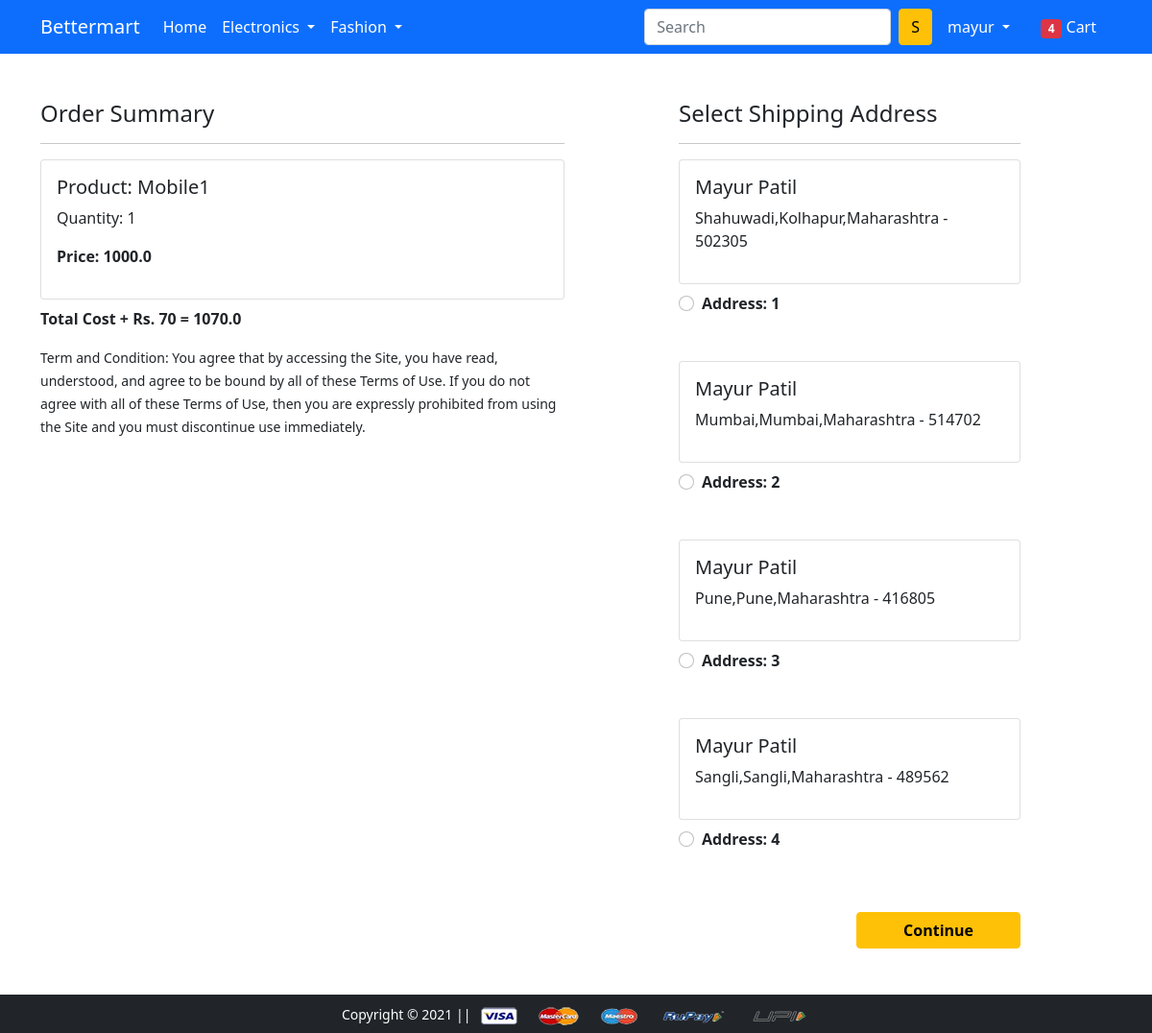
Before: /checkout/ (signed in) with the older database file.
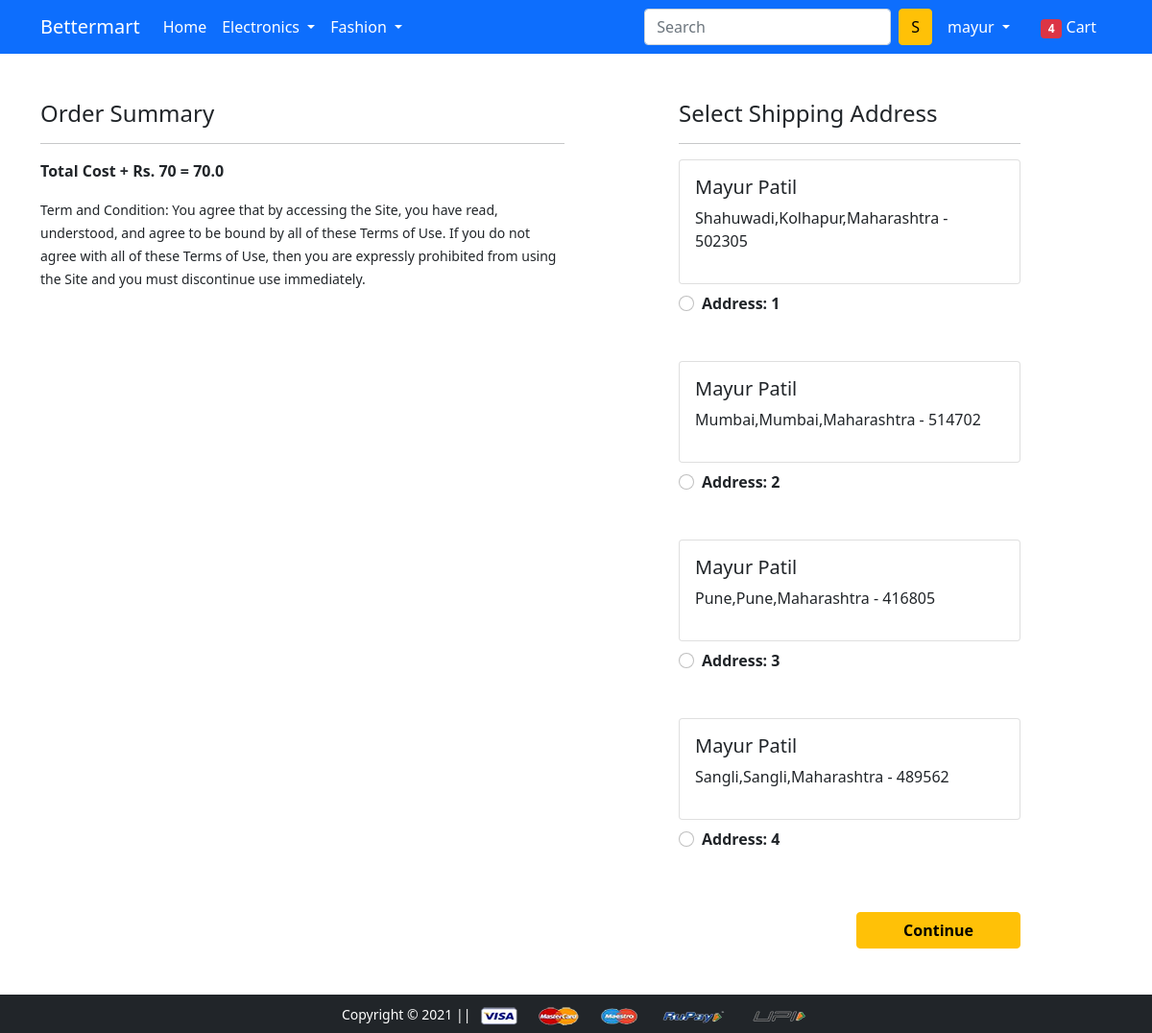
After: the same page with the newer database file.
### app/models.py (models this page shows, shortened)
class Cart(models.Model):
    user = models.ForeignKey(User, on_delete=models.CASCADE)
    product = models.ForeignKey(Product, on_delete=models.CASCADE)
    quantity = models.PositiveIntegerField(default=1)
    @property
    def total_cost(self):
        return self.quantity * self.product.discounted_price

class Product(models.Model):
    title = models.CharField(max_length=100)
    selling_price = models.FloatField()
    discounted_price = models.FloatField()
    description = models.TextField()
    brand = models.CharField(max_length=100)
    category = models.CharField(choices=CATEGORY_CHOICES, max_length=2)
    product_image = models.ImageField(upload_to='productimg')

class Customer(models.Model):
    user = models.ForeignKey(User, on_delete=models.CASCADE)
    name = models.CharField(max_length=200)
    locality = models.CharField(max_length=200)
    city = models.CharField(max_length=200)
    zipcode = models.IntegerField()
    state = models.CharField(choices=STATE_CHOICES, max_length=50)

### app/views.py (the view)
# urls.py: path('checkout/', views.checkout, name='checkout'),
@login_required
def checkout(request):
    user = request.user
    add = Customer.objects.filter(user=user)
    cart_items = Cart.objects.filter(user=user)
    amount = 0.0
    shipping_amount = 70.0
    cart_product = [p for p in Cart.objects.all() if p.user == request.user]
    if cart_product:
        for p in cart_product:
            tempamount = (p.quantity * p.product.discounted_price)
            amount += tempamount
    totalamount = amount + shipping_amount
    return render(request, 'app/checkout.html', {'add': add, 'totalamount': totalamount, 'cart_items': cart_items})

### app/templates/app/checkout.html (shortened to what this page needs)
{% extends 'app/base.html' %}
{% load static %}
{% block main-content %}
<div class="container">
    <div class="main">
    <div class="row mt-5">
        <div class="col-sm-6">
            <h4>Order Summary</h4>
            <hr>
            {% for item in cart_items %}
            <div class="card mb-2">
                <div class="card-body">
                    <h5>Product: {{item.product.title}}</h5>
                    <p>Quantity: {{item.quantity}}</p>
                    <p class="fw-bold">Price: {{item.total_cost}}</p>
                </div>
            </div>
            {% endfor %}
            <p class="fw-bold">Total Cost + Rs. 70 = {{totalamount}}</p>
            <small>Term and Condition: You agree that by accessing the Site, you have read, understood, and agree to be
                bound by all of these Terms of Use. If you do not agree with all of these Terms of Use, then you are
                expressly prohibited from using the Site and you must discontinue use immediately. </small>
        </div>
        <div class="col-sm-4 offset-sm-1">
            <h4>Select Shipping Address</h4>
            <hr>
            <form action="/paymentdone">
                {% for ad in add %}
                <div class="card">
                    <div class="card-body">
                        <h5>{{ad.name}}</h5>
                        <p>{{ad.locality}},{{ad.city}},{{ad.state}} - {{ad.zipcode}}</p>
                    </div>
                </div>
                <div class="form-check mt-2 mb-5">
                    <input class="form-check-input" type="radio" name="custid" id="custadd{{forloop.counter}}"
                           value="{{ad.id}}">
                    <label class="form-check-label fw-bold" for="custadd{{forloop.counter}}">
                        Address: {{forloop.counter}} </label>
                </div>
                {% endfor %}
                <div class="text-end">
                    <button type="submit" class="btn btn-warning mt-3 px-5 fw-bold">Continue</button>
                </div>
            </form>
        </div>
    </div>
    </div>
</div>
{% endblock main-content %}

Changed rows visible on the page:
removed Cart: product "Mobile1", quantity "1", total_cost "1000.0"
Other visible differences:
{{ totalamount }}: "1070.0" → "70.0"
